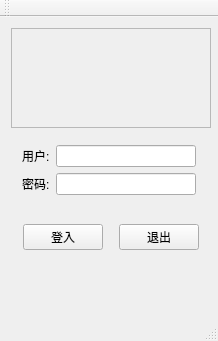
<?xml version="1.0" encoding="UTF-8"?>
<ui version="4.0">
 <class>MainWindow</class>
 <widget class="QMainWindow" name="MainWindow">
  <property name="geometry">
   <rect>
    <x>0</x>
    <y>0</y>
    <width>218</width>
    <height>341</height>
   </rect>
  </property>
  <property name="sizePolicy">
   <sizepolicy hsizetype="Fixed" vsizetype="Fixed">
    <horstretch>0</horstretch>
    <verstretch>0</verstretch>
   </sizepolicy>
  </property>
  <property name="minimumSize">
   <size>
    <width>218</width>
    <height>341</height>
   </size>
  </property>
  <property name="maximumSize">
   <size>
    <width>218</width>
    <height>341</height>
   </size>
  </property>
  <property name="windowTitle">
   <string>MainWindow</string>
  </property>
  <widget class="QWidget" name="centralWidget">
   <layout class="QGridLayout" name="gridLayout_2">
    <item row="1" column="0">
     <widget class="QWidget" name="widget_2" native="true">
      <property name="sizePolicy">
       <sizepolicy hsizetype="Fixed" vsizetype="Fixed">
        <horstretch>0</horstretch>
        <verstretch>0</verstretch>
       </sizepolicy>
      </property>
      <property name="minimumSize">
       <size>
        <width>100</width>
        <height>70</height>
       </size>
      </property>
      <property name="maximumSize">
       <size>
        <width>200</width>
        <height>16777215</height>
       </size>
      </property>
      <layout class="QGridLayout" name="gridLayout">
       <item row="0" column="0">
        <widget class="QLabel" name="label_2">
         <property name="text">
          <string>用户:</string>
         </property>
        </widget>
       </item>
       <item row="0" column="1">
        <widget class="QLineEdit" name="lineEdit">
         <property name="minimumSize">
          <size>
           <width>100</width>
           <height>0</height>
          </size>
         </property>
         <property name="maximumSize">
          <size>
           <width>16777215</width>
           <height>16777215</height>
          </size>
         </property>
         <property name="maxLength">
          <number>90</number>
         </property>
        </widget>
       </item>
       <item row="1" column="1">
        <widget class="QLineEdit" name="lineEdit_2"/>
       </item>
       <item row="1" column="0">
        <widget class="QLabel" name="label_3">
         <property name="text">
          <string>密码:</string>
         </property>
        </widget>
       </item>
      </layout>
     </widget>
    </item>
    <item row="2" column="0">
     <widget class="QWidget" name="widget_3" native="true">
      <property name="sizePolicy">
       <sizepolicy hsizetype="Fixed" vsizetype="Fixed">
        <horstretch>0</horstretch>
        <verstretch>0</verstretch>
       </sizepolicy>
      </property>
      <property name="minimumSize">
       <size>
        <width>200</width>
        <height>50</height>
       </size>
      </property>
      <property name="maximumSize">
       <size>
        <width>200</width>
        <height>16777215</height>
       </size>
      </property>
      <layout class="QHBoxLayout" name="horizontalLayout_2">
       <item>
        <spacer name="horizontalSpacer_5">
         <property name="orientation">
          <enum>Qt::Horizontal</enum>
         </property>
         <property name="sizeHint" stdset="0">
          <size>
           <width>40</width>
           <height>20</height>
          </size>
         </property>
        </spacer>
       </item>
       <item>
        <widget class="QPushButton" name="pushButton">
         <property name="minimumSize">
          <size>
           <width>0</width>
           <height>0</height>
          </size>
         </property>
         <property name="text">
          <string>登入</string>
         </property>
        </widget>
       </item>
       <item>
        <spacer name="horizontalSpacer_4">
         <property name="orientation">
          <enum>Qt::Horizontal</enum>
         </property>
         <property name="sizeType">
          <enum>QSizePolicy::Fixed</enum>
         </property>
         <property name="sizeHint" stdset="0">
          <size>
           <width>10</width>
           <height>20</height>
          </size>
         </property>
        </spacer>
       </item>
       <item>
        <widget class="QPushButton" name="pushButton_2">
         <property name="text">
          <string>退出</string>
         </property>
        </widget>
       </item>
       <item>
        <spacer name="horizontalSpacer_3">
         <property name="orientation">
          <enum>Qt::Horizontal</enum>
         </property>
         <property name="sizeHint" stdset="0">
          <size>
           <width>40</width>
           <height>20</height>
          </size>
         </property>
        </spacer>
       </item>
      </layout>
     </widget>
    </item>
    <item row="0" column="0">
     <widget class="QFrame" name="frame">
      <property name="sizePolicy">
       <sizepolicy hsizetype="Fixed" vsizetype="Fixed">
        <horstretch>0</horstretch>
        <verstretch>0</verstretch>
       </sizepolicy>
      </property>
      <property name="minimumSize">
       <size>
        <width>200</width>
        <height>100</height>
       </size>
      </property>
      <property name="frameShape">
       <enum>QFrame::StyledPanel</enum>
      </property>
      <property name="frameShadow">
       <enum>QFrame::Plain</enum>
      </property>
      <property name="lineWidth">
       <number>5</number>
      </property>
      <widget class="QLabel" name="label">
       <property name="geometry">
        <rect>
         <x>50</x>
         <y>0</y>
         <width>100</width>
         <height>100</height>
        </rect>
       </property>
       <property name="minimumSize">
        <size>
         <width>100</width>
         <height>100</height>
        </size>
       </property>
       <property name="maximumSize">
        <size>
         <width>100</width>
         <height>100</height>
        </size>
       </property>
       <property name="text">
        <string/>
       </property>
       <property name="pixmap">
        <pixmap>C:/Users/luv letter/Desktop/thememanager.png</pixmap>
       </property>
       <property name="scaledContents">
        <bool>true</bool>
       </property>
      </widget>
     </widget>
    </item>
    <item row="3" column="0">
     <widget class="MyContrl" name="widget_4" native="true">
      <property name="maximumSize">
       <size>
        <width>16777215</width>
        <height>50</height>
       </size>
      </property>
     </widget>
    </item>
   </layout>
  </widget>
  <widget class="QMenuBar" name="menuBar">
   <property name="geometry">
    <rect>
     <x>0</x>
     <y>0</y>
     <width>218</width>
     <height>23</height>
    </rect>
   </property>
  </widget>
  <widget class="QToolBar" name="mainToolBar">
   <attribute name="toolBarArea">
    <enum>TopToolBarArea</enum>
   </attribute>
   <attribute name="toolBarBreak">
    <bool>false</bool>
   </attribute>
  </widget>
  <widget class="QStatusBar" name="statusBar"/>
 </widget>
 <layoutdefault spacing="6" margin="11"/>
 <customwidgets>
  <customwidget>
   <class>MyContrl</class>
   <extends>QWidget</extends>
   <header location="global">MyContrl.h</header>
   <container>1</container>
  </customwidget>
 </customwidgets>
 <resources/>
 <connections/>
</ui>
